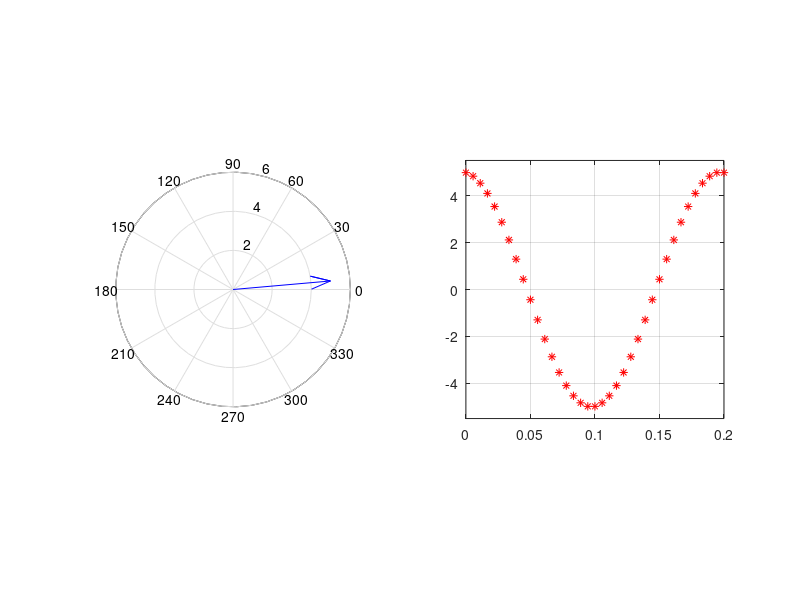

Write MATLAB code to recreate this figure.
%%
% Example 0.3---Interactive graphing example
%%
clear all; clf
f=input(' frequency in Hz >> ')
A=input(' amplitude (>0) >> ')
theta=input(' phase in degrees >> ')
omega=2*pi*f; % frequency rad/s

tmax=1/f; % one period
time=[ ]; n=0; % initialization
figure(1)
for t=0:tmax/36:tmax % loop
    z=A*exp(j*(omega*t+theta*pi/180));
    x=real(z); y=imag(z); % projection
    time=[time t]; % sequence
    subplot(121) % subplot 1 of 2
    compass(x,y); % plot vector
    axis('square') % square axis
    subplot(122)
    plot(n*tmax/36,x,'*r') % plot x point in red '*'
    axis('square');
    axis([0 tmax -1.1*A 1.1*A]); grid % bounds; grid
    hold on % hold current plot
        if n==0 % execute next statement when n=0
        pause(1) % pause
        else % if n=0 not satisfied go next statement
        pause(0.1)
        end % end of conditional
    n=n+1; % increment
end % end loop
hold off % dismiss hold on